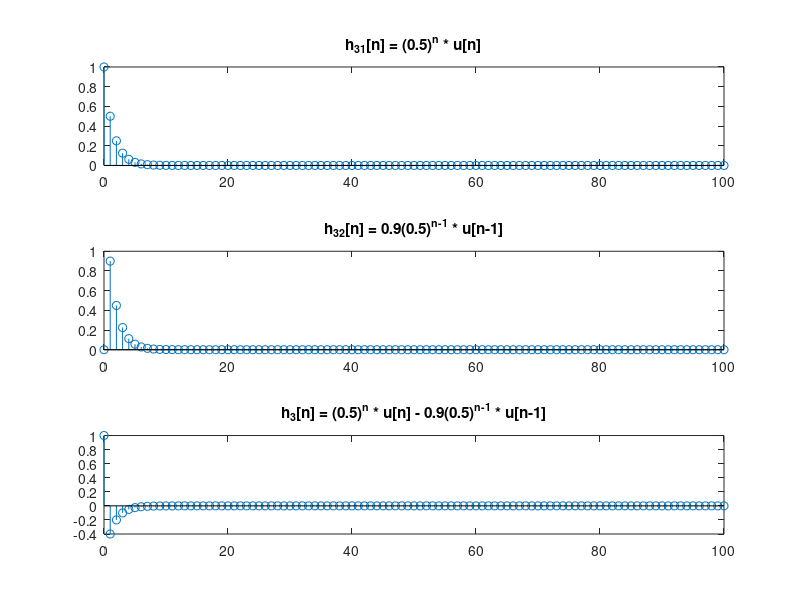

MATLAB code for this plot:
% Ejercicio 1.2 b)

clear all;
close all;
clc;

% Variable independiente:
n = 0:100;

% Señal:

% Primera parte de la señal:
h31 = (0.5).^n;

% Segunda parte de la señal:
h32 = 0.9*(0.5).^(n-1);
h32(1) = 0;

% Resta de ambas:
h3n = h31 - h32;

% Representación:
figure;

subplot(3, 1, 1);
stem(n, h31);
title('h_{31}[n] = (0.5)^n * u[n]')

subplot(3, 1, 2);
stem(n, h32);
title('h_{32}[n] = 0.9(0.5)^{n-1} * u[n-1]')

subplot(3, 1, 3);
stem(n, h3n);
title('h_{3}[n] = (0.5)^n * u[n] - 0.9(0.5)^{n-1} * u[n-1]')